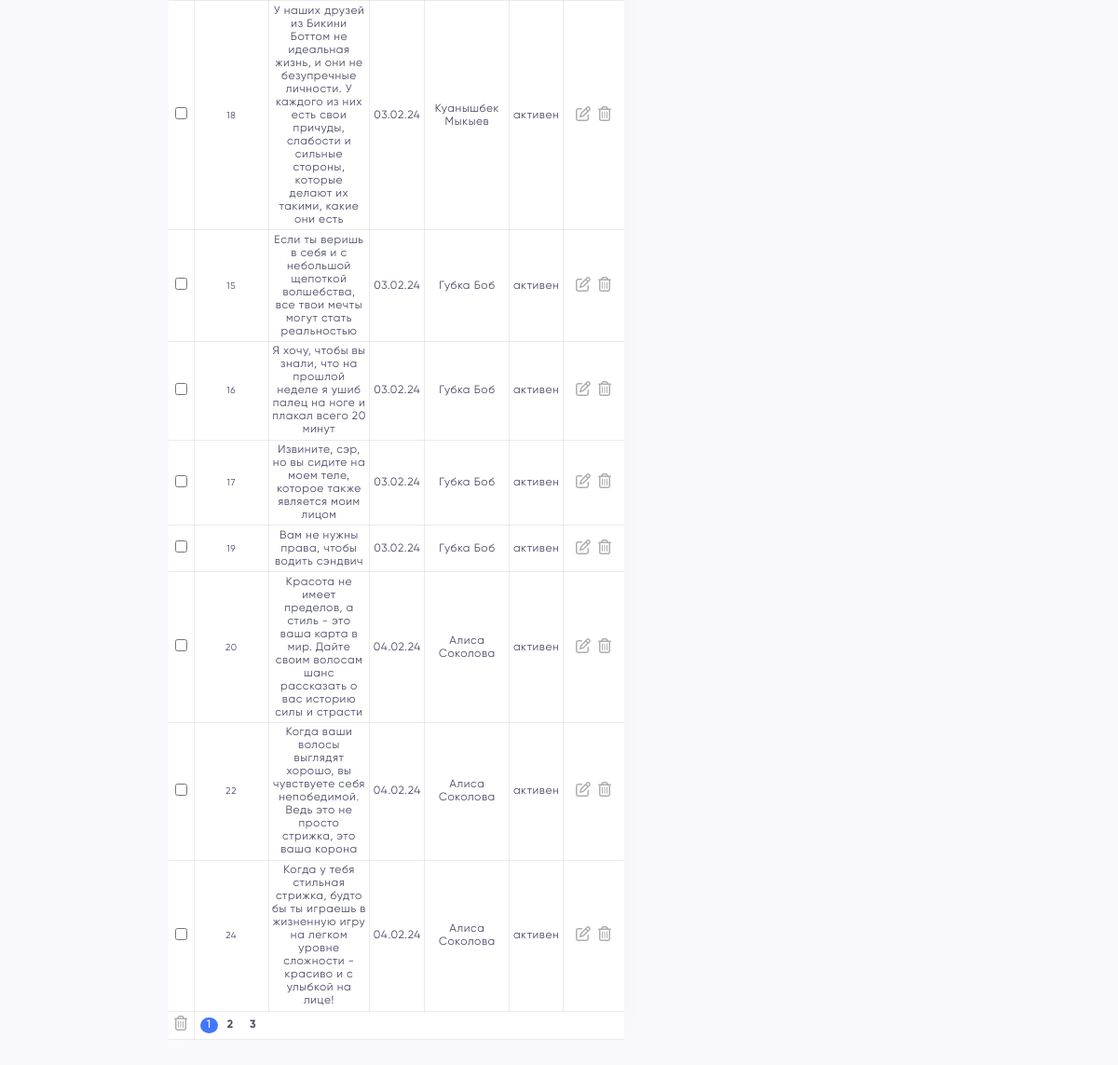
The app's page /table.php?table=posts (signed in, lower part), older data.
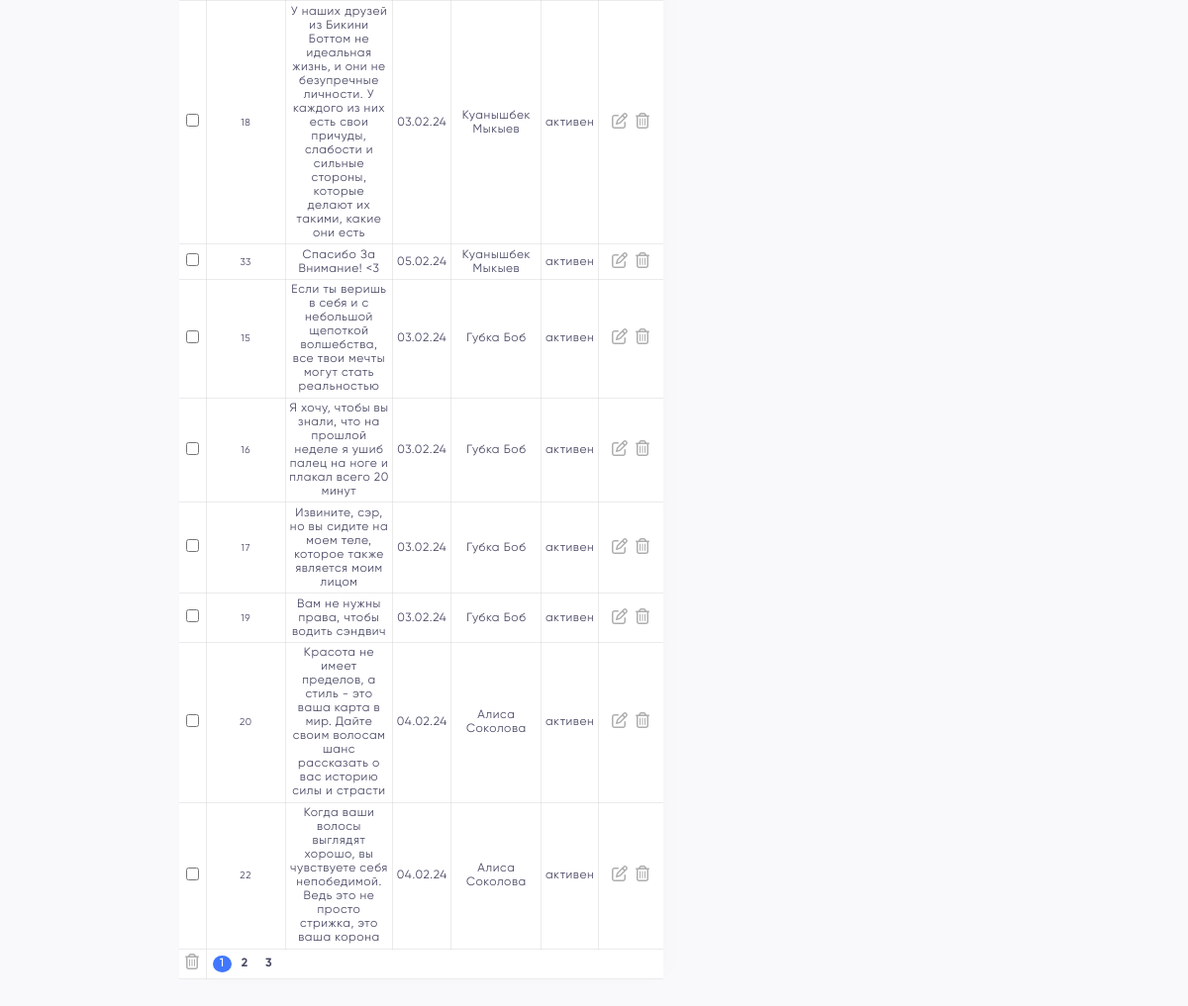
The same page, newer data.
### tables this page shows
CREATE TABLE IF NOT EXISTS `posts` (
  `id_post` int(11) NOT NULL AUTO_INCREMENT,
  `description` text NOT NULL,
  `time` timestamp NOT NULL DEFAULT CURRENT_TIMESTAMP,
  `status` enum('активен','скрыт') DEFAULT NULL,
  `id_user` int(11) NOT NULL,
  PRIMARY KEY (`id_post`),
  KEY `fk_posts_users` (`id_user`),
  CONSTRAINT `fk_posts_users` FOREIGN KEY (`id_user`) REFERENCES `users` (`id_user`)
);

CREATE TABLE IF NOT EXISTS `users` (
  `id_user` int(11) NOT NULL AUTO_INCREMENT,
  `name` varchar(40) NOT NULL,
  `surname` varchar(40) NOT NULL,
  `email` varchar(70) DEFAULT NULL,
  `password` varchar(255) DEFAULT NULL,
  `photo` varchar(255) DEFAULT 'default_ava.jpg',
  `id_group` int(11) NOT NULL,
  `id_role` int(11) DEFAULT NULL,
  PRIMARY KEY (`id_user`) USING BTREE,
  UNIQUE KEY `unique_email` (`email`),
  KEY `fk_users_groups` (`id_group`) USING BTREE,
  KEY `fk_users_roles` (`id_role`),
  CONSTRAINT `fk_users_groups` FOREIGN KEY (`id_group`) REFERENCES `groups` (`id_group`),
  CONSTRAINT `fk_users_roles` FOREIGN KEY (`id_role`) REFERENCES `roles` (`id_role`)
);

### includes/table/posts.php (the view, shortened to what this page needs)
<div class="table-content">
    <form action="" method="post">
        <table class="table">
            <tbody class="table_block">
                <?php
                $select_posts = "SELECT posts.id_post, posts.description, posts.status, DATE_FORMAT(posts.time, '%d.%m.%y') AS posts_time, users.name, users.surname
            FROM posts JOIN users ON posts.id_user = users.id_user;";
                if ($result_select_posts = mysqli_query($connection, $select_posts)) {
                    $items_per_page = 10;
                    $num_rows = mysqli_num_rows($result_select_posts);
                    $total_pages = ceil($num_rows / $items_per_page);
                    if (isset($_GET['page'])) {
                        $page = $_GET['page'];
                        if ($page > $total_pages) {
                            $page = 1;
                        }
                    } else {
                        $page = 1;
                    }
                    $start = ($page - 1) * $items_per_page;
                    $limit = "SELECT posts.id_post, posts.description, posts.status, DATE_FORMAT(posts.time, '%d.%m.%y') AS posts_time, users.name, users.surname
            FROM posts JOIN users ON posts.id_user = users.id_user LIMIT $items_per_page OFFSET $start";
                    $result_limit = mysqli_query($connection, $limit);
                    while ($row = mysqli_fetch_assoc($result_limit)) {
                ?>
                        <tr class="table_row">
                            <td class="table_cell">
                                <input type="checkbox" name="checkbox[]" value="<?= $row['id_post'] ?>">
                            </td>
                            <td class="table_cell id"><?= $row['id_post'] ?></td>
                            <td class="table_cell"><?= $row['description'] ?></td>
                            <td class="table_cell"><?php echo substr($row['posts_time'], 0, 8); ?></td>
                            <td class="table_cell"><?php echo $row['name'] . " "  . $row['surname'] ?></td>
                            <td class="table_cell"><?= $row['status'] ?></td>
                            <td class="table_cell">
                                <a href="table.php?table=posts&edit=<?= $row['id_post'] ?>" class="table_btn">
                                    <svg class="icon pd-left-3 ">
                                        <use href="./assets/images/svg/sprites.svg#edit" />
                                    </svg>
                                </a>
                                <a href="table.php?table=posts&delete=<?= $row['id_post'] ?>" name="delete" class="table_btn" onclick="return showConfirmation()">
                                    <svg class=" icon pd-left-3 ">
                                        <use href=" ./assets/images/svg/sprites.svg#delete" />
                                    </svg>
                                </a>
                            </td>
                        </tr>
                    <?php } ?>
                <?php } ?>
            </tbody>
            <tfoot class="tfoot">
                <tr class="table_row">
                    <th class="table_cell">
                        <button type="submit" name="delete_all" onclick="return showConfirmation();">
                            <svg class="icon pd-left-3 ">
                                <use href="./assets/images/svg/sprites.svg#delete" />
                            </svg>
                        </button>
                    </th>
                    <th class="pagination">
                        <?php
                        pagination($result_limit, $total_pages, "/table.php?table=posts&page");
                        ?>
                    </th>
                </tr>
            </tfoot>
        </table>
    </form>
</div>

### layout/header.php (shortened to what this page needs)
<?php
require_once "./config/functions.php";
?>
<!DOCTYPE html>
<html lang="ru">
<head>
    <link rel="stylesheet" href="./assets/css/reset.css">
    <link rel="stylesheet" href="./assets/css/style.css">
</head>
<body class="body">
    <div class="wrapper container">

### layout/nav-sidebar.php (shortened to what this page needs)
<header class="header">
</header>
<main class="main">

### table.php (shortened to what this page needs)
<?php
include "./layout/header.php";
include "./layout/nav-sidebar.php";
if (isset($_SESSION['id_role'])) {
    if ($_SESSION['id_role'] == 1 || $_SESSION['id_role'] == 2) { ?>
        <div class="main_content">
            <?php
            if (isset($_GET["table"])) {
                $button = $_GET["table"];
                switch ($button) {
                    case "posts":
                        include "./includes/table/posts.php";
                        break;
                }
            }
            ?>
        </div>
    <?php
        if (isset($_GET["table"])) {
            $button = $_GET["table"];
            switch ($button) {
                case "posts":
                    include "./includes/edit-panel/edit-posts.php";
                    break;
            }
        }
    }
} ?>
    <?php
    include "./layout/footer.php";
    ?>

### config/functions.php (shortened to what this page needs)
<?php
function pagination($query, $total_pages, $link)
{
    if (mysqli_num_rows($query) > 1) {
        global $page;
        for ($i = 1; $i <= $total_pages; $i++) {
            if ($i == $page) {
                echo "<a class='current-page'>$i</a>";
            } else {
                echo "<a class='pages' href='$link=$i'>$i</a>";
            }
        }
    }
}

### includes/edit-panel/edit-posts.php (shortened to what this page needs)
</div>

### layout/footer.php (shortened to what this page needs)
</body>
</html>

### assets/css/style.css (style rules this page uses)
svg { fill: #AEAEAE; transition: 0.3s all; }
.icon { padding-top: 1px; min-width: 20px; max-width: 18px; max-height: 18px; }
.pd-left-3 { padding-left: 3px; }
.body { background-color: #F9F9FC; }
.wrapper { font-family: Gilroy, sans-serif; font-weight: 400; letter-spacing: 0.6px; color: #242533; display: flex; }
.container { max-width: 70rem; margin: 0 auto; }
.header { display: flex; font-size: clamp(0.5rem, 0.3542rem + 0.7778vw, 0.9375rem); flex-direction: column; align-items: flex-start; padding: 25px 0.3125rem; background-color: #F9F9FC; }
.main { padding: 3.75rem 0.3125rem; display: flex; position: relative; width: 100%; gap: 0.625rem; }
.main_content { width: 100%; max-width: 43.6875rem; background-color: #fff; border-radius: 1.25rem; box-shadow: 10px 0px 25px 0px rgba(0, 0, 0, 0.01); align-self: flex-start; }
.table { color: #484964; background-color: #fff; width: 100%; border-collapse: collapse; font-size: clamp(0.4375rem, 0.2917rem + 0.7778vw, 0.775rem); }
.table-content { background-color: #fff; width: 100%; }
.table_row { font-size: 0.75rem; }
.table_cell { padding: 0.2125rem; text-align: center; border: 1px solid rgba(204, 204, 204, 0.4); max-width: 150px; overflow: hidden; text-overflow: ellipsis; word-wrap: break-word; }
.table_cell:first-child { border-left: none; }
.table_cell:last-child { border-right: none; }
.table_block { border-bottom: 1px solid black; }
.id { width: 5%; font-size: 0.625rem; }
.pagination { display: flex; grid-gap: 0.2rem; margin: 0 auto; font-size: 0.75rem; padding: 0.375rem; }
.tfoot { border: 1px solid rgba(204, 204, 204, 0.4); border-right: none; border-left: none; }
.pagination a { padding: 1px 7px; border-radius: 50%; }
.current-page { font-weight: 500; background-color: #4177FE; color: #fff; text-decoration: none; user-select: none; border-radius: 50%; padding: 1px 7px; }

Row changes from the older to the newer data that the page shows:
no longer on this page (row unchanged): posts: id_post "24", description "Когда у тебя стильная стрижка, будто бы ты играешь в жизненную игру на легком уровне сложности - красиво и с улыбкой на лице!", posts_time "04.02.24", id_user.name "Алиса", id_user.surname "Соколова", status "активен"
added posts: id_post "33", description "Спасибо За Внимание! <3", posts_time "05.02.24", id_user.name "Куанышбек", id_user.surname "Мыкыев", status "активен"
